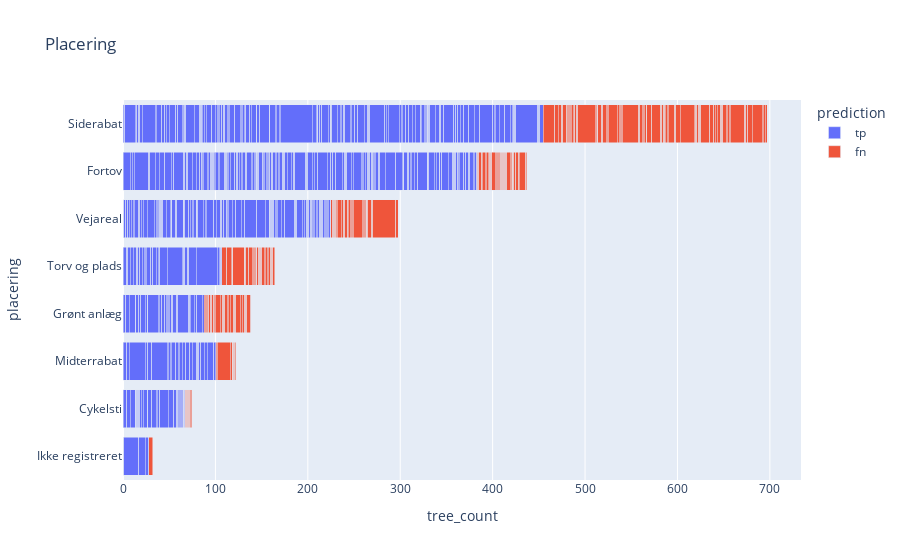

Notebook code for this chart:
### Code cell
#Plotting the placement feature
fig = px.bar(test_trees, x=test_trees.tree_count, y=test_trees.placering, color="prediction", title="Placering")
fig.update_layout(barmode='stack', yaxis={'categoryorder':'total ascending'})
fig.show()

### Figure 1 — Plotly figure (JSON) as saved in the notebook; plotly's stock layout.template omitted (floating-point values rounded to 4 significant figures; data arrays with more than 128 entries replaced by an {"elided": "..."} marker saying what was removed)
{"data": [{"alignmentgroup": "True", "hovertemplate": "prediction=tp<br>tree_count=%{x}<br>placering=%{y}<extra></extra>", "legendgroup": "tp", "marker": {"color": "#636efa", "pattern": {"shape": ""}}, "name": "tp", "offsetgroup": "tp", "orientation": "h", "showlegend": true, "textposition": "auto", "type": "bar", "x": {"elided": "459 int values"}, "xaxis": "x", "y": {"elided": "459 str values"}, "yaxis": "y"}, {"alignmentgroup": "True", "hovertemplate": "prediction=fn<br>tree_count=%{x}<br>placering=%{y}<extra></extra>", "legendgroup": "fn", "marker": {"color": "#EF553B", "pattern": {"shape": ""}}, "name": "fn", "offsetgroup": "fn", "orientation": "h", "showlegend": true, "textposition": "auto", "type": "bar", "x": {"elided": "197 int values"}, "xaxis": "x", "y": {"elided": "197 str values"}, "yaxis": "y"}], "layout": {"barmode": "stack", "legend": {"title": {"text": "prediction"}, "tracegroupgap": 0}, "title": {"text": "Placering"}, "xaxis": {"anchor": "y", "domain": [0, 1], "title": {"text": "tree_count"}}, "yaxis": {"anchor": "x", "categoryorder": "total ascending", "domain": [0, 1], "title": {"text": "placering"}}}}
